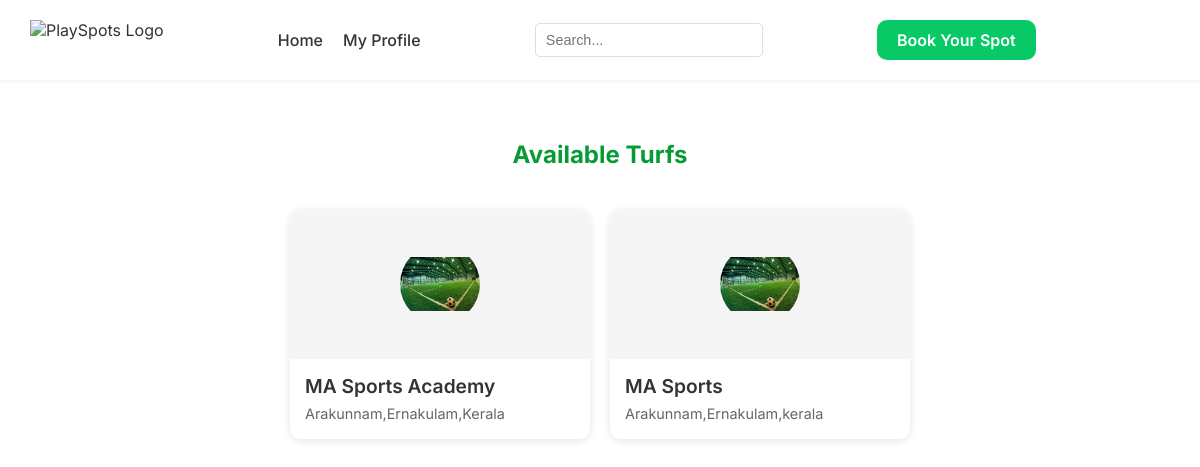
The app's page /list-turfs/, older data.
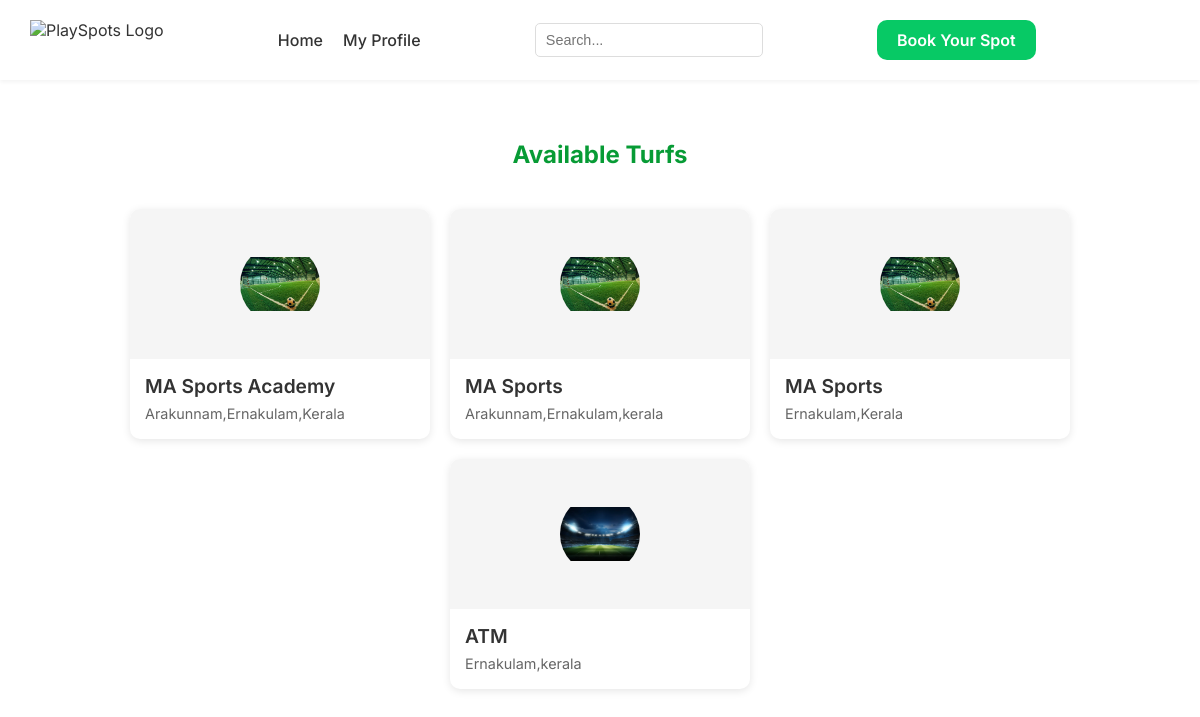
The same page, newer data.
### turf_app/models.py (models this page shows, shortened)
class Turf(models.Model):
    name = models.CharField(max_length=255)
    location = models.CharField(max_length=255)
    images = models.ImageField(upload_to='turf_images/')
    sport_types = models.CharField(max_length=100, choices=[('Football', 'Football'), ('Cricket', 'Cricket')])
    open_time = models.TimeField()
    close_time = models.TimeField()

### turf_app/views.py (the view)
# urls.py: path('list-turfs/', views.list_turfs, name='list_turfs'),
def list_turfs(request):
    turfs = Turf.objects.all()
    return render(request, 'list_turfs.html', {'turfs': turfs})

### templates/list_turfs.html (shortened to what this page needs)
{% load static %}
<!DOCTYPE html>
<html lang="en">
<head>
    <link rel="stylesheet" href="{% static 'css/home.css' %}">
</head>
<body>
    <header>
        <nav class="navbar">
            <img src="{% static 'images/logo.png' %}" alt="PlaySpots Logo" class="logo">
            <div class="nav-links">
                <a href="{% url 'home' %}">Home</a>
                <div class="dropdown">
                    <a href="" class="dropdown-toggle">My Profile</a>
                </div>
            </div>
            <div class="search-container">
                <input type="text" placeholder="Search...">
            </div>
            <a href="{% url 'list_turfs' %}" class="book-button">Book Your Spot</a>
        </nav>
    </header>
    <section class="section">
        <h2>Available Turfs</h2>
        <div class="turf-grid">
            {% for turf in turfs %}
                <div class="turf-card">
                    <a href="{% url 'turf_detail' turf.id %}">
                        <div class="turf-image">
                            <img src="{{ turf.images.url }}" alt="{{ turf.name }}">
                        </div>
                    </a>
                    <div class="turf-info">
                        <h3>{{ turf.name }}</h3>
                        <p>{{ turf.location }}</p>
                    </div>
                </div>
            {% endfor %}
        </div>
    </section>
</body>
</html>

Row changes from the older to the newer data that the page shows:
added Turf: images (picture), name "MA Sports", location "Ernakulam,Kerala"
added Turf: images (picture), name "ATM", location "Ernakulam,kerala"
